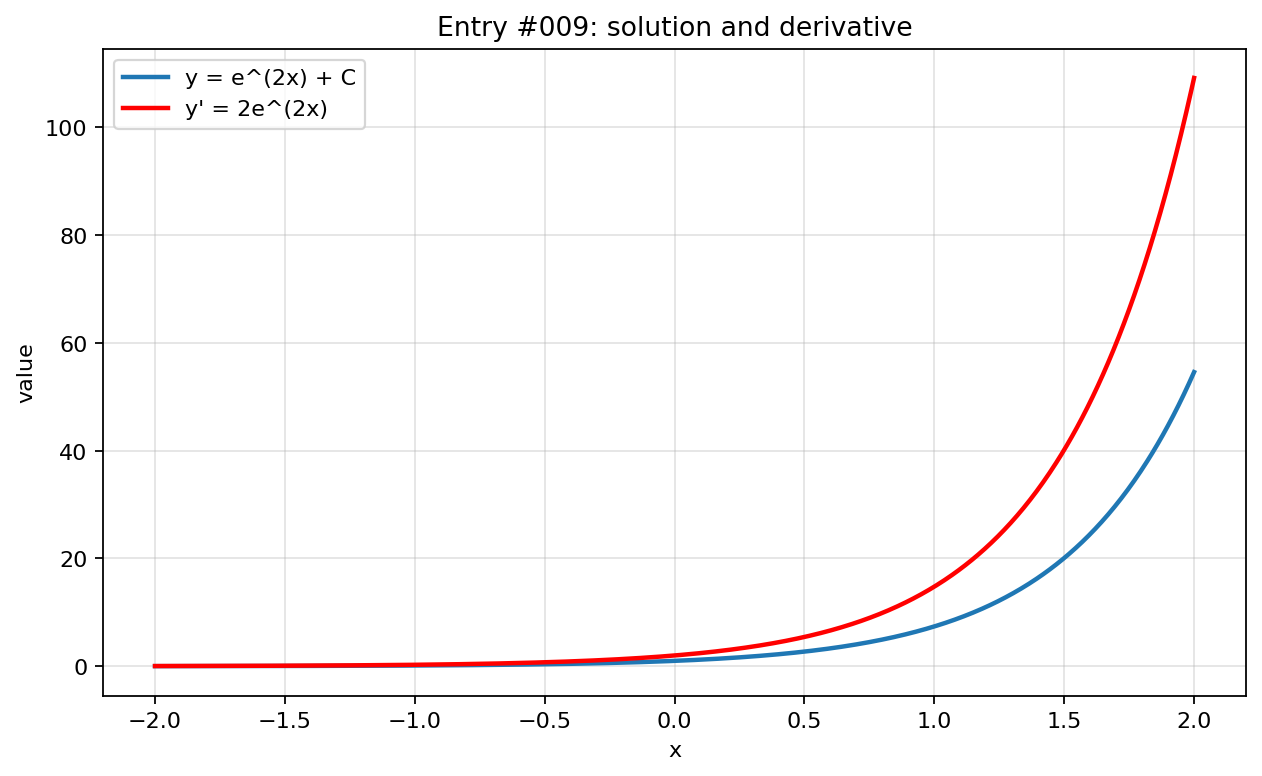

Reproduce this figure in Python.
import numpy as np
import matplotlib.pyplot as plt

x = np.linspace(-2, 2, 800)

with np.errstate(divide="ignore", invalid="ignore", over="ignore"):
    y = np.exp(2*x)
    y_prime = 2*np.exp(2*x)

plt.figure(figsize=(8, 5))
plt.plot(x, y, label="y = e^(2x) + C", linewidth=2)
plt.plot(x, y_prime, label="y' = 2e^(2x)", linewidth=2, color="red")
plt.title("Entry #009: solution and derivative")
plt.xlabel("x")
plt.ylabel("value")
plt.grid(True, alpha=0.35)
plt.legend()
plt.tight_layout()
plt.show()
